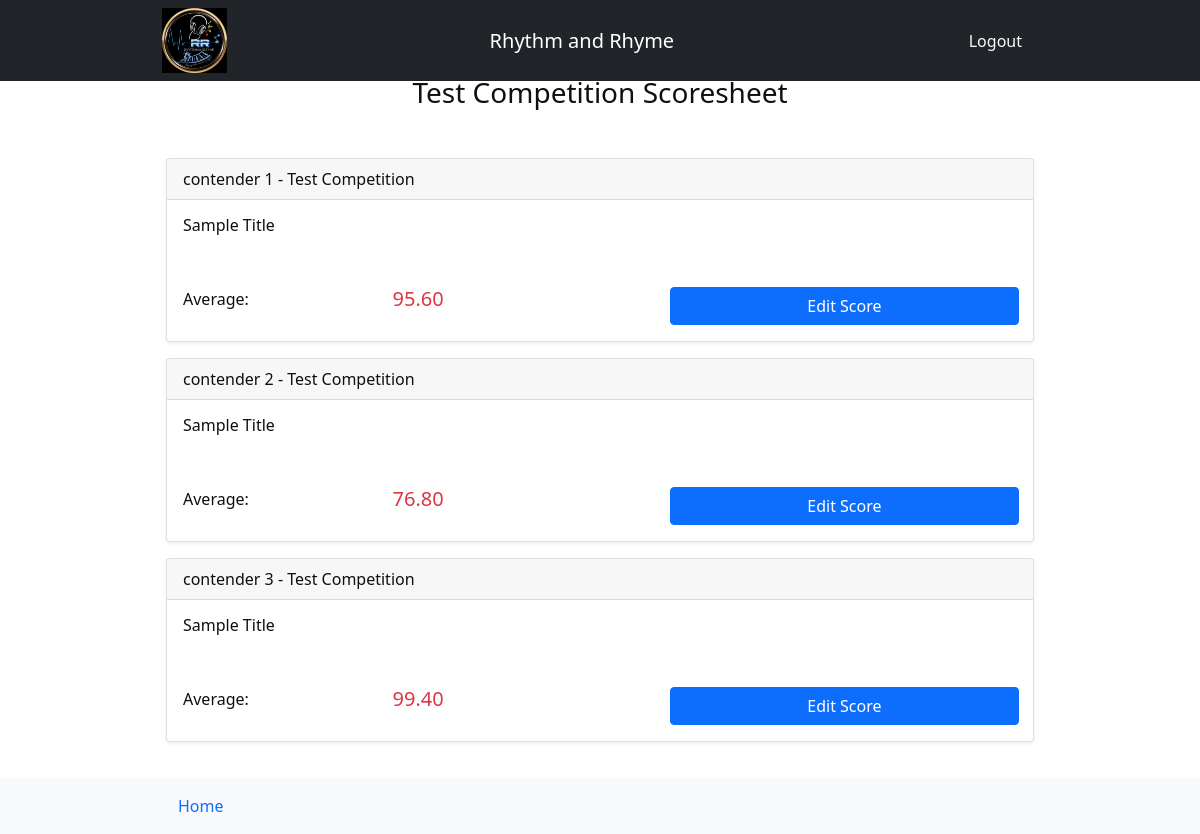
/compi/scoresheet_list/2 (signed in), run on the app's committed database.
### compi/models.py (models this page shows, shortened)
class Competition(models.Model):
    title = models.CharField(max_length=200, unique=True)
    subtitle = models.CharField(max_length=200)
    is_open = models.BooleanField(null=False, default=False)
    image = models.ImageField(default='default.jpg', upload_to='comp_image')
    submission_date = models.DateTimeField(default=timezone.now)
    result_date = models.DateTimeField(default=timezone.now)
    contender_limit = models.IntegerField()
    constraint = models.CharField(max_length=15, choices=CONSTRAINT_CHOICES, default="Top Rank")
    constraint_value = models.IntegerField()
    def __str__(self):
        return self.title

class Contender(models.Model):
    smule_name = models.CharField(max_length=50)
    line_name = models.CharField(max_length=50)
    image = models.ImageField(default='default.jpg', upload_to='contenders_images')
    included = models.BooleanField(default=False)
    competition = models.ForeignKey(Competition, null=True, on_delete=models.CASCADE)
    def __str__(self):
        return '{} - {}'.format(self.smule_name, self.competition)

class Entry(models.Model):
    link = models.URLField()
    title = models.CharField(max_length=100, null=True)
    status = models.CharField(max_length=100, choices=ENTRY_STATUSES, default='Ongoing')
    status_comment = models.CharField(max_length=100, null=True)
    contender = models.ForeignKey(Contender, on_delete=models.CASCADE)
    competition = models.ForeignKey(Competition, null=True, on_delete=models.CASCADE)

### compi/views.py (the view)
# urls.py: path('scoresheet_list/<int:id>', scoresheet_list, name='compi-scoresheet-list'),
@login_required
def scoresheet_list(request, id):
    comp = Competition.objects.filter(id=id).first()
    criterias = Criteria.objects.filter(competition=comp)
    contenders = Contender.objects.filter(competition=comp)
    user = RRUser.objects.filter(email=request.user.email).first()
    judge = Judge.objects.filter(user=user.id).first()
    if judge == None or judge.competition.id != comp.id:
        logout(request)
        return redirect('web-login')
    entries = []
    for c in contenders:
        entry = Entry.objects.filter(contender=c).first()
        if entry:
            scores = Score.objects.filter(entry=entry).filter(judge=judge)
            grade = 0
            for sc in scores:
                per = Criteria.objects.filter(name=sc.criteria.name, competition=comp).first()
                grade += round(per.percentage / 100 * sc.score, 2)
            entries.append({
                'contender':c,
                'title':entry.title,
                'score':grade,
                "entry_id":entry.id
            })
    context ={
        'entries':entries,
        'title':'Scoresheet',
        'comp_title':comp.title
    }
    return render(request, 'compi/scoresheet-page.html', context)

### compi/templates/compi/scoresheet-page.html
{% extends "web/base.html" %}
{% block content %}
    <h3 class="text-center mb-5">{{comp_title}} Scoresheet</h3>
    {% for e in entries  %}
        <div class="card mb-3 shadow-sm">
            <div class="card-header">
                {{e.contender}}
            </div>
            <div class="card-body">
                <h6 class="card-title">{{e.title}}</h6>
                <div class="row g-1 mt-5">
                    <div class='col-3'>
                        <p class="my-auto">Average:</p>
                    </div>
                    <div class="col-4">
                        <h5 class="text-danger my-auto">{{e.score}}</h5>
                    </div>
                    <a href="{% url 'compi-scoresheet' e.entry_id %}" class='btn btn-primary col-5'>
                        Edit Score
                    </a>
                </div>
            </div>
        </div>
    {% endfor %}
{% endblock content %}

### data on the page
Competition: title "Test Competition"
Contender: contender "contender 1 - Test Competition", title "Sample Title", score "95.60"
Contender: contender "contender 2 - Test Competition", title "Sample Title", score "76.80"
Contender: contender "contender 3 - Test Competition", title "Sample Title", score "99.40"
